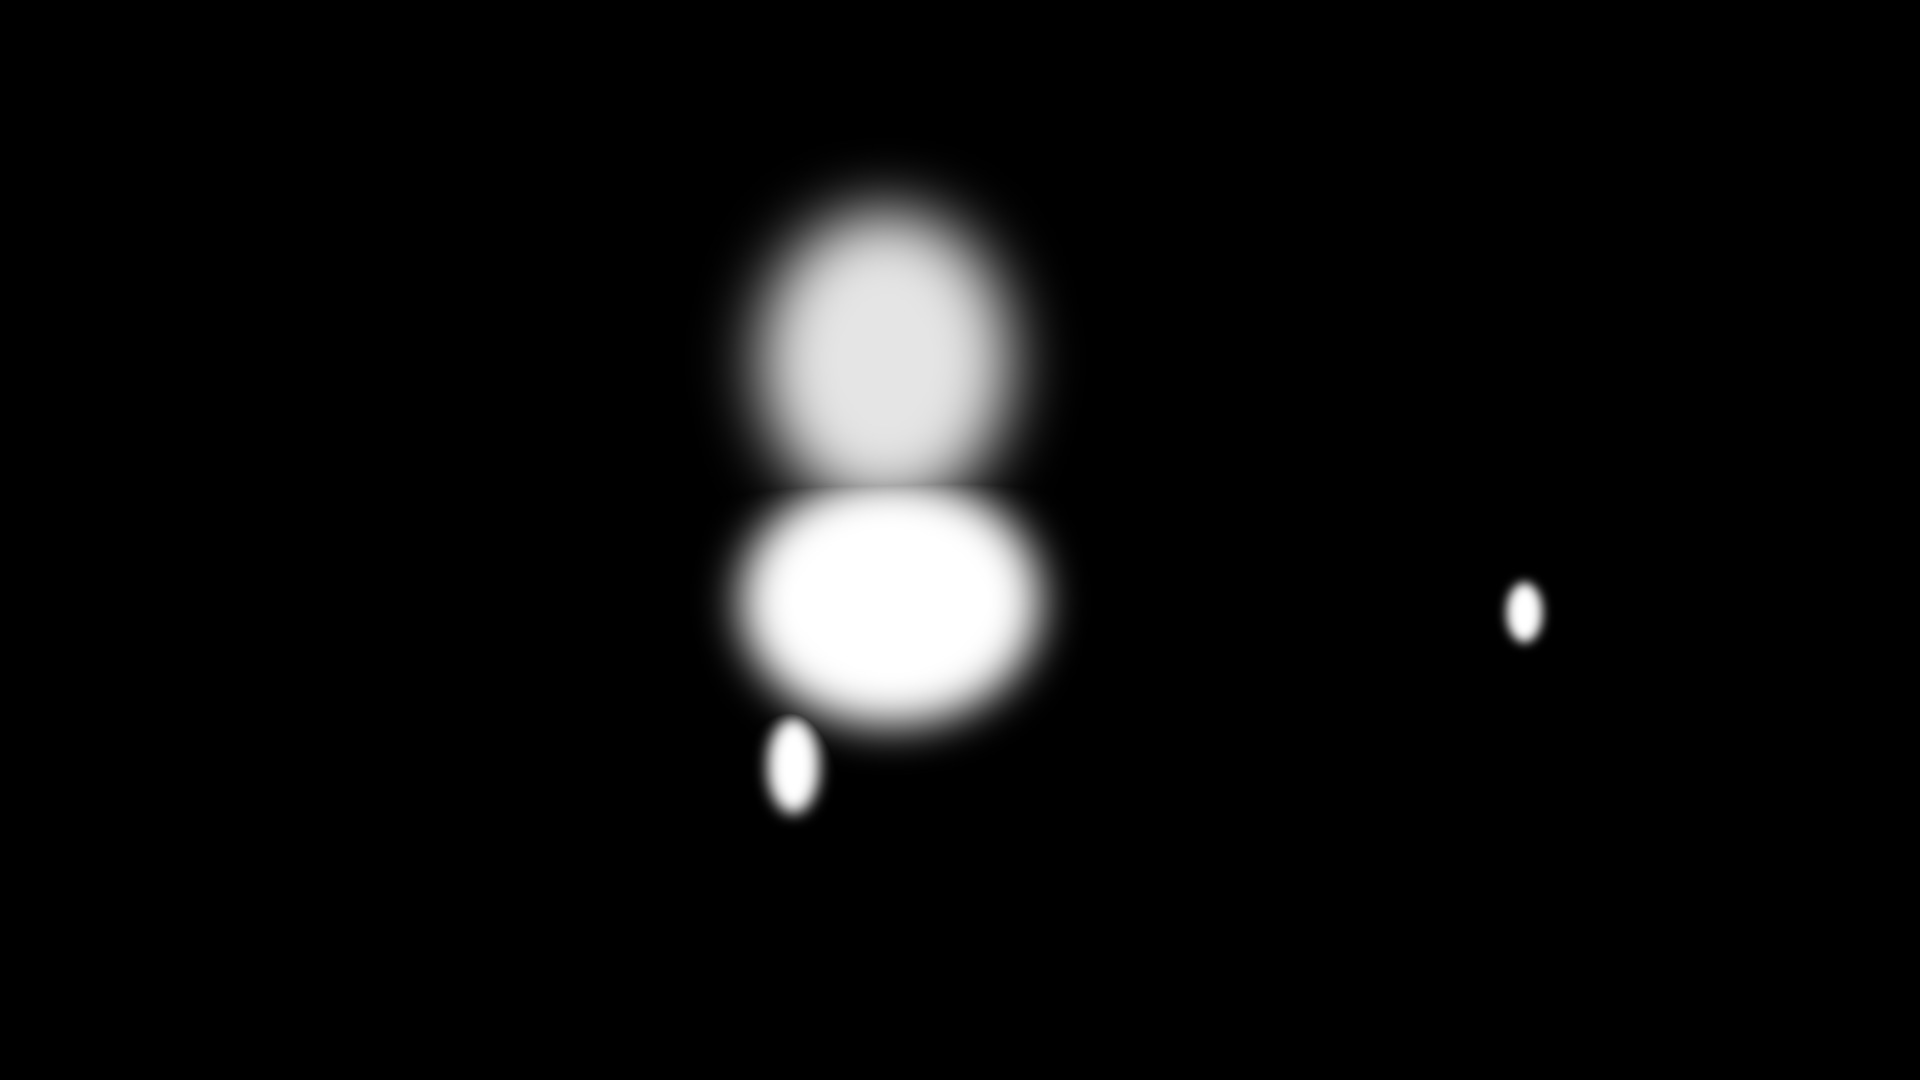

The Python source for this figure:
"""The cinemagraph mask: white where the generated motion shows through (fire, smoke, candle flames), black where the still holds.
Regions are soft ellipses in 1920x1080 still coordinates.
  python -I mask.py <out.png> [--debug <key still> <overlay.png>]"""
import sys
import numpy as np
from PIL import Image, ImageFilter

W, H = 1920, 1080
REGIONS = [  # (cx, cy, rx, ry, strength, feather px)
    (890, 600, 150, 125, 1.0, 40),   # the hearth fire and embers
    (885, 360, 125, 150, 0.9, 60),   # smoke rising from the hearth
    (793, 765, 26, 48, 1.0, 14),     # the candle flame on the table
    (1524, 612, 18, 30, 1.0, 10),    # a candle on the back table
]

def build():
    yy, xx = np.mgrid[0:H, 0:W].astype(np.float32)
    m = np.zeros((H, W), np.float32)
    for cx, cy, rx, ry, s, f in REGIONS:   # each region feathered by its own amount, so small flames keep a solid core
        d = np.sqrt(((xx - cx) / rx) ** 2 + ((yy - cy) / ry) ** 2)
        r = Image.fromarray(((d <= 1) * 255 * s).astype(np.uint8)).filter(ImageFilter.GaussianBlur(f / 2))
        m = np.maximum(m, np.asarray(r, np.float32) / 255)
    return Image.fromarray((m * 255).astype(np.uint8))

if __name__ == '__main__':
    out = sys.argv[1]; m = build(); m.save(out)
    if '--debug' in sys.argv:
        k, o = sys.argv[sys.argv.index('--debug') + 1:][:2]
        base = Image.open(k).convert('RGB'); red = Image.new('RGB', base.size, (255, 0, 0))
        Image.composite(Image.blend(base, red, 0.45), base, m).save(o)
